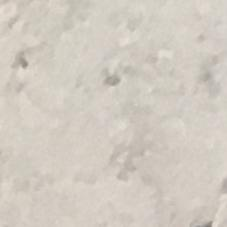
#> input picture dataset/Negative/00002.jpg, 227 x 227 px, found by its file name; its folder holds only this picture in this run
$ python train_knn.py
#> lines starting #> are read from the running program, lines starting #| are printed output that depends on the picture
import os
import numpy as np
from skimage import io
import skimage.transform
import skimage.color
from sklearn.model_selection import train_test_split
from sklearn.neighbors import KNeighborsClassifier
from sklearn.metrics import classification_report
import pickle

print("Initializing Training Pipeline...")

# Configuration
DATA_PATH = "dataset"  # Your new folder with 500 images
IMG_HEIGHT = 20
IMG_WIDTH = 20
CATEGORIES = ['Negative', 'Positive'] # 0: Negative, 1: Positive

data = []
labels = []

# 1. Load and Preprocess Images
print("Loading and preprocessing images...")
for category in CATEGORIES:
    path = os.path.join(DATA_PATH, category)
    class_num = CATEGORIES.index(category)

    # Check if directory exists
    if not os.path.exists(path):
        print(f"Error: Directory '{path}' not found.")
        exit()

    for img_name in os.listdir(path):
        try:
            img_path = os.path.join(path, img_name)
            img = io.imread(img_path)
#> img is the input picture: shape (227, 227, 3); mean R, G, B 210.1, 202.9, 193

            # Convert to grayscale and resize
            gray_image = skimage.color.rgb2gray(img)
            resized = skimage.transform.resize(gray_image, (IMG_HEIGHT, IMG_WIDTH))
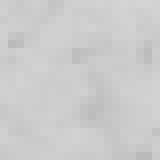
#> resized: shape (20, 20) float64 (shown 8 times larger); min 0.73, max 0.832, mean 0.799

            # Flatten the image for KNN
            flattened_img = np.asarray(resized).ravel()
#> flattened_img = 400 values, max 0.832 at index 18, min 0.73 at index 397, mean 0.799

            data.append(flattened_img)
            labels.append(class_num)
        except Exception as e:
            pass # Skip problematic files
#> pass 2 of the loop `for category in CATEGORIES:`:
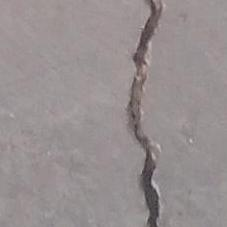
#> input picture dataset/Positive/00006.jpg, 227 x 227 px, found by its file name
#> img is the input picture: shape (227, 227, 3); mean R, G, B 151.4, 143.6, 144.2
#> `resized = skimage.transform.resize(gray_image, (IMG_HEIGHT, IMG_WIDTH))`:
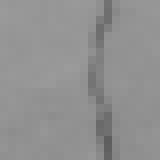
#> resized: shape (20, 20) float64 (shown 8 times larger); min 0.37, max 0.609, mean 0.57
#> flattened_img = 400 values, max 0.609 at index 168, min 0.37 at index 353, mean 0.57

data = np.array(data)
labels = np.array(labels)

print(f"Successfully loaded {len(data)} images.")
#| Successfully loaded 2 images.

# 2. Split the Data
x_train, x_test, y_train, y_test = train_test_split(data, labels, test_size=0.2, random_state=42)
#> y_train = [0]; y_test = [1]
print(f"Training set size: {len(x_train)}")
#| Training set size: 1
print(f"Testing set size: {len(x_test)}")
#| Testing set size: 1

# 3. Train the KNN Model
print("Training the K-Nearest Neighbors model...")
knn = KNeighborsClassifier(n_neighbors=7)
knn.fit(x_train, y_train)

# 4. Evaluate the Model
print("Evaluating model...")
#> (the run stopped early here; a loop or call above may not have finished)
